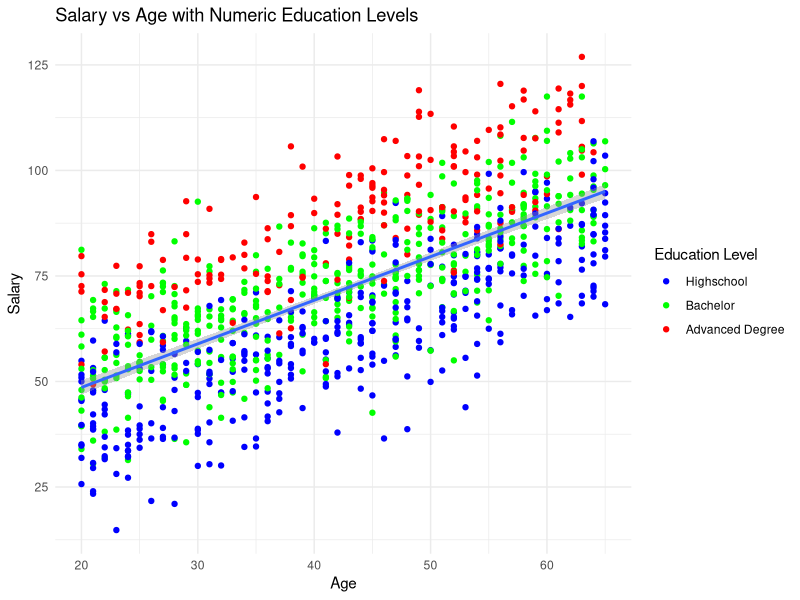

Write the R code that produced this figure.
# Load necessary libraries
library(dplyr)
library(ggplot2)

# Assuming the data is stored in a CSV file, load the dataset
data <- read.csv("salary_data.csv")

# Convert education levels to numeric values
data <- data %>%
  mutate(education_numeric = case_when(
    education == "highschool" ~ 1,
    education == "bachelor" ~ 2,
    education == "advanced_degree" ~ 3
  ))

# View the updated dataset
head(data)

# Perform linear regression using the numeric education variable
model_numeric <- lm(salary ~ age + education_numeric, data = data)

# View the summary of the model
summary(model_numeric)

# Get the variance-covariance matrix for the model coefficients
vcov_matrix_numeric <- vcov(model_numeric)

# Print the variance-covariance matrix
print("Variance-Covariance Matrix of Coefficients (Numeric Education):")
print(vcov_matrix_numeric)


# Create a scatter plot of salary vs. age with the numeric education variable
ggplot(data, aes(x = age, y = salary)) +
  geom_point(aes(color = as.factor(education_numeric))) +  # Color by numeric education levels
  geom_smooth(method = "lm", se = TRUE) +  # Add regression line
  labs(title = "Salary vs Age with Numeric Education Levels",
       x = "Age", y = "Salary") +
  scale_color_manual(values = c("1" = "blue", "2" = "green", "3" = "red"),
                     labels = c("Highschool", "Bachelor", "Advanced Degree"),
                     name = "Education Level") +  # Custom labels for education levels
  theme_minimal()